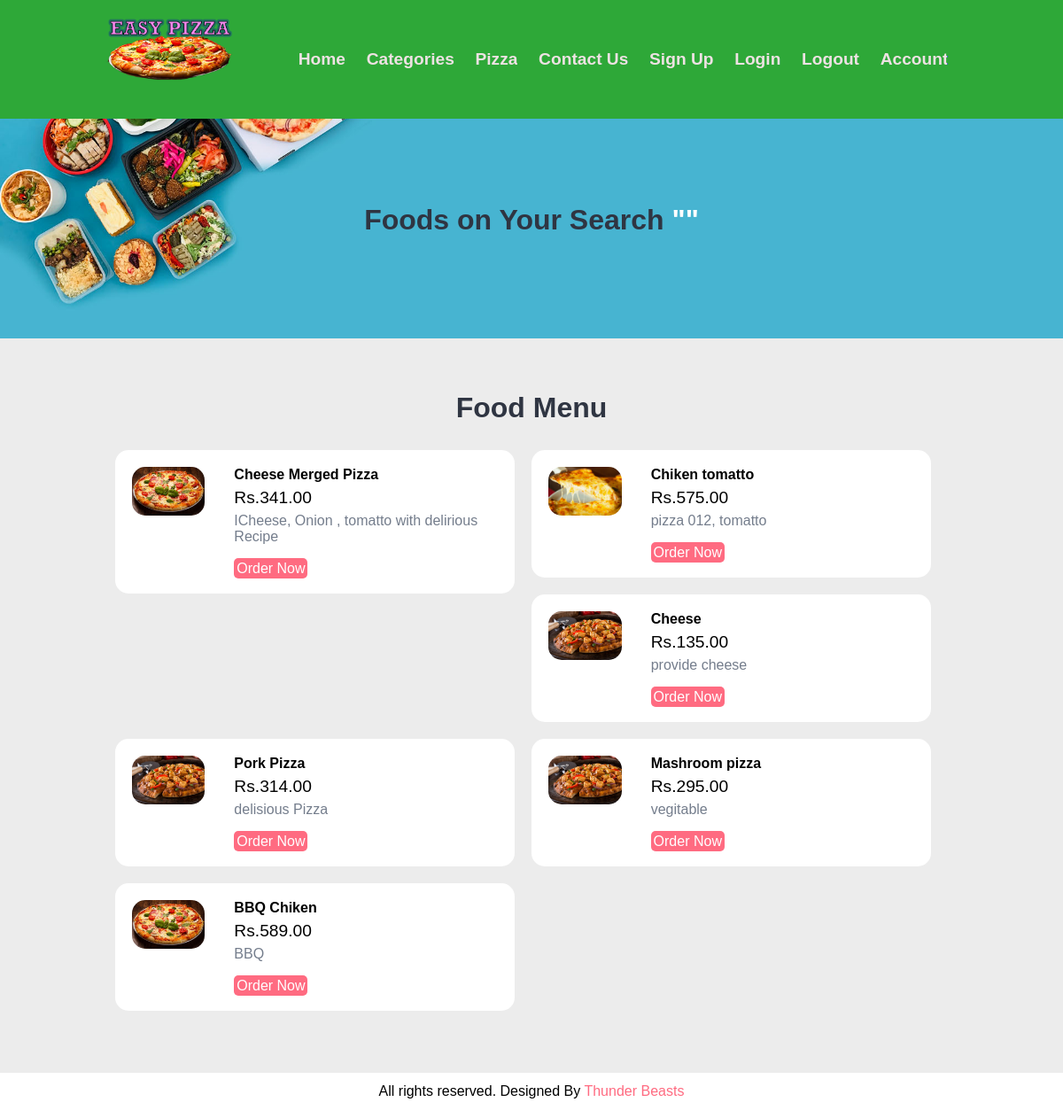
The app's page /user/pizza-search.php with its own data.
### tables this page shows
CREATE TABLE `pizza_item` (
  `id_pizza` int(10) UNSIGNED NOT NULL,
  `id_category` int(10) UNSIGNED NOT NULL,
  `title` varchar(100) NOT NULL,
  `description` text NOT NULL,
  `price` decimal(10,2) NOT NULL,
  `image_name` varchar(255) NOT NULL,
  `featured` varchar(10) NOT NULL,
  `active` varchar(10) NOT NULL
);

### user/pizza-search.php (the view, shortened to what this page needs)
<?php
include('partials/menu.php');
$cus_id = 0;
?>
<section class="food-search text-center">
    <div class="container">
        <?php
        $search = $_POST['search'];
        ?>
        <h2>Foods on Your Search <a href="#" class="text-white">"<?php echo $search; ?>"</a></h2>
    </div>
</section>
<section class="food-menu">
    <div class="container">
        <h2 class="text-center">Food Menu</h2>
        <?php
        $sql = "SELECT * FROM pizza_item WHERE title LIKE '%$search%' OR description LIKE '%$search%'";
        $res = mysqli_query($conn, $sql);
        $count = mysqli_num_rows($res);
        if ($count > 0) {
            while ($row = mysqli_fetch_assoc($res)) {
                $id = $row['id_pizza'];
                $title = $row['title'];
                $price = $row['price'];
                $description = $row['description'];
                $image_name = $row['image_name'];
        ?>
                <div class="food-menu-box">
                    <div class="food-menu-img">
                        <?php
                        if ($image_name == "") {
                            echo "<div class='error text-center'>Image Not Available</div>";
                        } else {
                        ?>
                            <img src="<?php echo SITEURL; ?>images/pizza/<?php echo $image_name; ?>" class="img-responsive img-curve">
                        <?php
                        }
                        ?>
                    </div>
                    <div class="food-menu-desc">
                        <h4><?php echo $title; ?></h4>
                        <p class="food-price">Rs.<?php echo $price; ?></p>
                        <p class="food-detail">
                            <?php echo $description; ?>
                        </p>
                        <br>
                        <a href="<?php echo SITEURL; ?>user/order.php?pizza_id=<?php echo $id; ?>&customer_id=<?php echo $cus_id; ?>" class="btn btn-primary">Order Now</a>
                    </div>
                </div>
        <?php
            }
        } else {
            echo "<div class='error text-center'>No Pizza Found</div>";
        }
        ?>
    </div>
</section>
<?php include('partials/footer.php'); ?>

### css/style.css (style rules this page uses)
* { margin: 0 0; padding: 0 0; font-family: Arial, Helvetica, sans-serif; }
.container { width: 80%; margin: 0 auto; padding: 1%; }
.img-responsive { width: 100%; }
.img-curve { border-radius: 15px; }
.text-center { text-align: center; }
.text-white { color: white; }
a { color: #ff6b81; text-decoration: none; }
.btn { padding: 1%; border: none; font-size: 1rem; border-radius: 5px; }
.btn-primary { background-color: #ff6b81; color: white; cursor: pointer; }
h2 { color: #2f3542; font-size: 2rem; margin-bottom: 2%; }
.food-search { background-image: url(../images/bg.jpg); background-size: cover; background-repeat: no-repeat; background-position: center; padding: 7% 0; }
.food-menu { background-color: #ececec; padding: 4% 0; }
.food-menu-box { width: 43%; margin: 1%; padding: 2%; float: left; background-color: white; border-radius: 15px; }
.food-menu-img { width: 20%; float: left; }
.food-menu-desc { width: 70%; float: left; margin-left: 8%; }
.food-price { font-size: 1.2rem; margin: 2% 0; }
.food-detail { font-size: 1rem; color: #747d8c; }

### records on screen
pizza_item: image_name (picture), title "Cheese Merged Pizza", price "341.00", description "ICheese, Onion , tomatto with delirious Recipe"
pizza_item: image_name (picture), title "Chiken tomatto", price "575.00", description "pizza 012, tomatto"
pizza_item: image_name (picture), title "Cheese", price "135.00", description "provide cheese"
pizza_item: image_name (picture), title "Pork Pizza", price "314.00", description "delisious Pizza"
pizza_item: image_name (picture), title "Mashroom pizza", price "295.00", description "vegitable"
pizza_item: image_name (picture), title "BBQ Chiken", price "589.00", description "BBQ"
